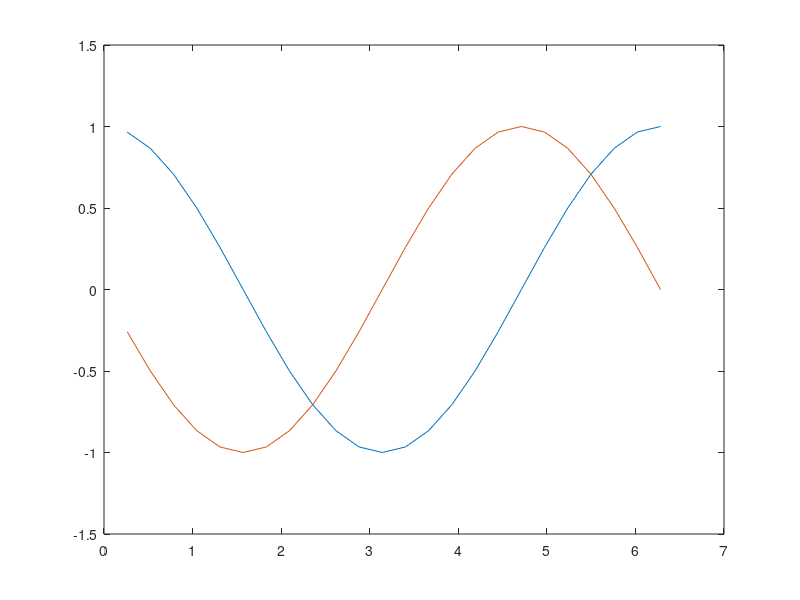
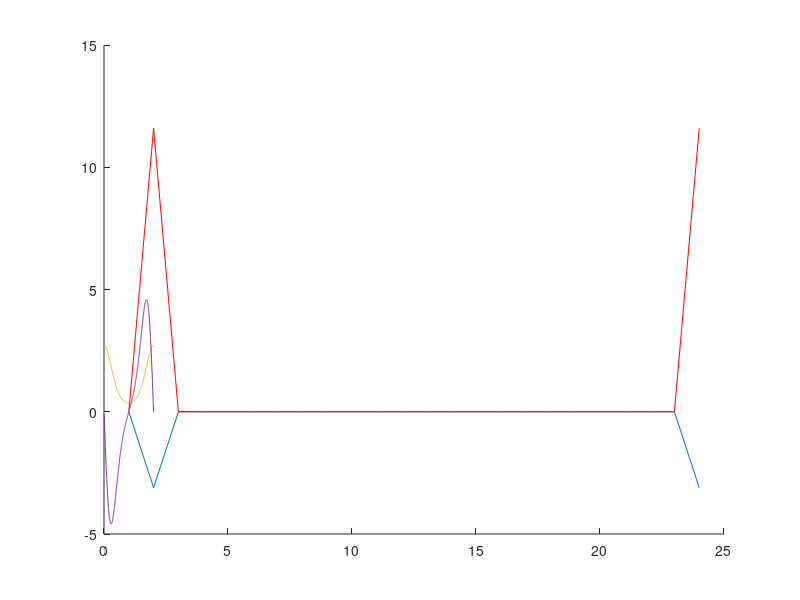
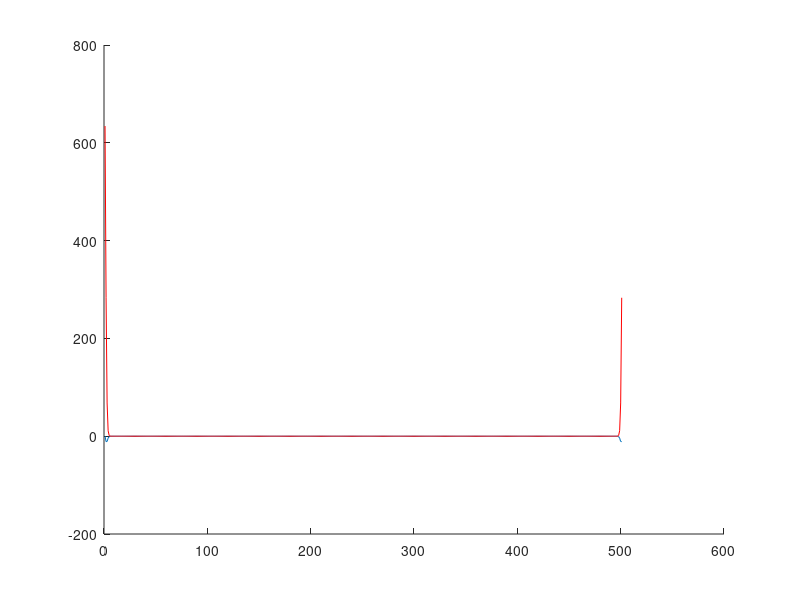

Recreate these plots in MATLAB, in order.
%%
clc
clear

N = 24; h = 2*pi/N; x = h*(1:N)';
v = cos(x); v_hat = fft(v);

w_hat = 1i * [0:N/2-1 0 -N/2+1:-1]' .* v_hat;
w = real(ifft(w_hat));

plot(x, v, x, w);

figure; hold on
plot(real(w_hat));
plot(real(v_hat), 'Color', 'red');
 
%%
clc
clear

L = 2; N = 501; h = L/N; x = h*(1:N);
v = exp(cos(pi * x)); v_hat = fft(v);

% v = (x - 1) .^ 2 - 1; v_hat = fft(v);
% v = exp(sin(pi * x)); v_hat = fft(v);

w_hat = 1i * (2 * pi / L) * [0:(N-1)/2, -(N-1)/2:-1] .* v_hat;
w = real(ifft(w_hat));

plot(x, v, x, w);

figure; hold on
plot(real(w_hat));
plot(real(v_hat), 'Color', 'red');